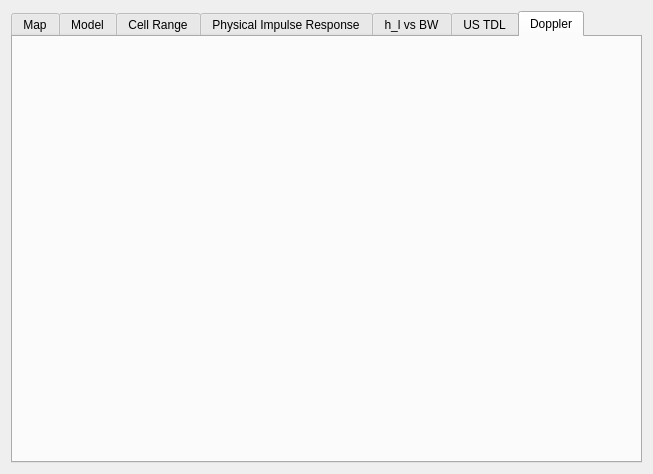
<?xml version="1.0" encoding="UTF-8"?>
<ui version="4.0">
 <class>plots</class>
 <widget class="QDialog" name="plots">
  <property name="geometry">
   <rect>
    <x>0</x>
    <y>0</y>
    <width>653</width>
    <height>474</height>
   </rect>
  </property>
  <property name="windowTitle">
   <string>Plot</string>
  </property>
  <layout class="QVBoxLayout" name="verticalLayout_2">
   <item>
    <widget class="QTabWidget" name="tabWidget">
     <property name="currentIndex">
      <number>6</number>
     </property>
     <widget class="QWidget" name="tab_1">
      <attribute name="title">
       <string>Map</string>
      </attribute>
      <layout class="QVBoxLayout" name="verticalLayout">
       <item>
        <widget class="QCustomPlot" name="customPlot_1" native="true"/>
       </item>
      </layout>
     </widget>
     <widget class="QWidget" name="tab_2">
      <attribute name="title">
       <string>Model</string>
      </attribute>
      <layout class="QVBoxLayout" name="verticalLayout_4">
       <item>
        <widget class="QCustomPlot" name="customPlot_2" native="true"/>
       </item>
      </layout>
     </widget>
     <widget class="QWidget" name="tab_6">
      <attribute name="title">
       <string>Cell Range</string>
      </attribute>
      <layout class="QVBoxLayout" name="verticalLayout_3">
       <item>
        <widget class="QCustomPlot" name="customPlot_3" native="true"/>
       </item>
      </layout>
     </widget>
     <widget class="QWidget" name="tab_5">
      <attribute name="title">
       <string>Physical Impulse Response</string>
      </attribute>
      <layout class="QVBoxLayout" name="verticalLayout_5">
       <item>
        <widget class="QCustomPlot" name="customPlot_4" native="true"/>
       </item>
      </layout>
     </widget>
     <widget class="QWidget" name="tab">
      <attribute name="title">
       <string>h_l vs BW</string>
      </attribute>
      <layout class="QVBoxLayout" name="verticalLayout_6">
       <item>
        <widget class="QCustomPlot" name="customPlot_5" native="true"/>
       </item>
      </layout>
     </widget>
     <widget class="QWidget" name="tab_3">
      <attribute name="title">
       <string>US TDL</string>
      </attribute>
      <layout class="QVBoxLayout" name="verticalLayout_7">
       <item>
        <widget class="QCustomPlot" name="customPlot_6" native="true"/>
       </item>
      </layout>
     </widget>
     <widget class="QWidget" name="tab_4">
      <attribute name="title">
       <string>Doppler</string>
      </attribute>
      <layout class="QVBoxLayout" name="verticalLayout_8">
       <item>
        <widget class="QCustomPlot" name="customPlot_7" native="true"/>
       </item>
      </layout>
     </widget>
    </widget>
   </item>
  </layout>
 </widget>
 <customwidgets>
  <customwidget>
   <class>QCustomPlot</class>
   <extends>QWidget</extends>
   <header>qcustomplot.h</header>
   <container>1</container>
  </customwidget>
 </customwidgets>
 <resources/>
 <connections/>
</ui>
